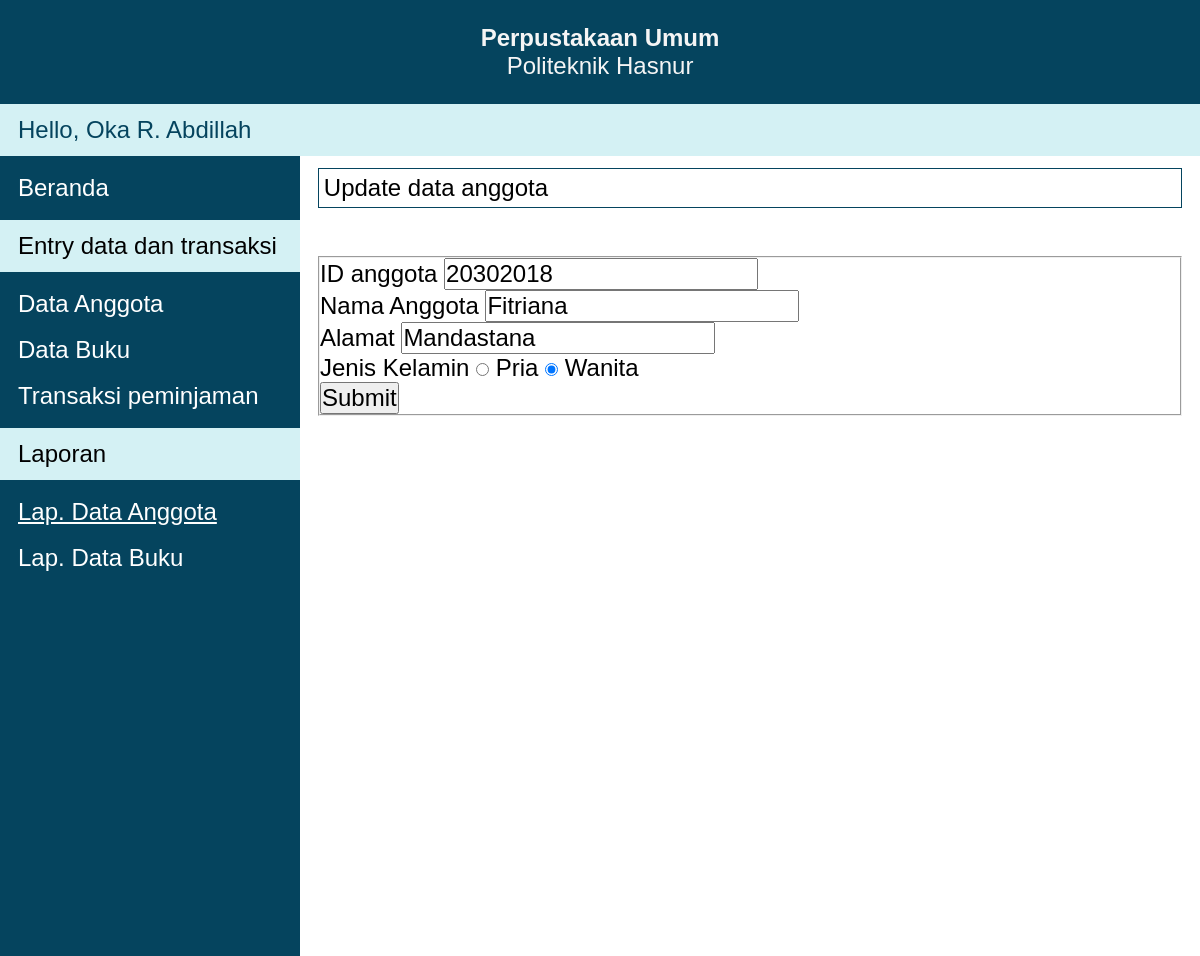
Screenshot of /pages/update/anggota.php?key=20302018 (signed in) with the database file from the repository.
### tables this page shows
CREATE TABLE `accounts` (
  `username` varchar(10) NOT NULL,
  `password` varchar(10) NOT NULL,
  `fullname` varchar(35) NOT NULL,
  PRIMARY KEY (`username`)
);

CREATE TABLE `anggota` (
  `id_anggota` int(10) NOT NULL,
  `nama` varchar(100) NOT NULL,
  `jenis_kelamin` varchar(100) NOT NULL,
  `alamat` text NOT NULL,
  PRIMARY KEY (`id_anggota`)
);

### getter/getProfile.php (called while the page is built)
<?php
function getProfile($conn) {
    $sql = "SELECT * FROM accounts";
    $res = mysqli_query($conn, $sql);
    return mysqli_fetch_assoc($res)["fullname"];
}

### getter/getAnggota.php (called while the page is built)
<?php
function getAnggota($conn, $key = false) {
    $sql = "SELECT * FROM anggota";
    if ($key !== false) $sql = "SELECT * FROM anggota WHERE id_anggota = '$key'";
    $res = mysqli_query($conn, $sql);
    $rows = [];
    while ( $row = mysqli_fetch_assoc($res) ) {
        array_push($rows, $row);
    }
    return $rows;
}

### pages/update/anggota.php (the view, shortened to what this page needs)
<?php
    require("../../connection.php");
    require("../../getter/getProfile.php");
    require("../../getter/getAnggota.php");
    if ( isset($_GET["key"]) ) $response = getAnggota($conn, $_GET["key"]);
?>
<!DOCTYPE html>
<html lang="en">
<head>
    <link rel="stylesheet" href="../../style/app.css">
    <link rel="stylesheet" href="https://unpkg.com/purecss@2.0.6/build/pure-min.css">
</head>
<body>
    <div class="app">
        <header>
            <h1>Perpustakaan Umum</h1>
            <p>Politeknik Hasnur</p>
            <div class="bottom-bar">
                <?php
                    echo "Hello, " . getProfile($conn);
                ?>
            </div>
        </header>
        <nav>
            <ul>
                <li>
                    <a href="../../index.php">Beranda</a>
                </li>
                <li>
                    <p class="nav-title">Entry data dan transaksi<p>
                </li>
                <li>
                    <a href="../inputDataAnggota.php">Data Anggota</a>
                </li>
                <li>
                    <a href="../inputDataBuku.php">Data Buku</a>
                </li>
                <li>
                    <a href="">Transaksi peminjaman</a>
                </li>
                <li>
                    <p class="nav-title">Laporan</p>
                </li>
                <li>
                    <a class="active" href="../laporanDataAnggota.php">Lap. Data Anggota</a>
                </li>
                <li>
                    <a href="../laporanDataBuku.php">Lap. Data Buku</a>
                </li>
            </ul>
        </nav>
        <main>
            <h1>Update data anggota</h1>
            <form method="post" class="pure-form pure-form-aligned">
                <fieldset>
                <?php
                  $id = $response[0]["id_anggota"];
                  $nama = $response[0]["nama"];
                  $alamat = $response[0]["alamat"];
                  $gender = $response[0]["jenis_kelamin"];
                  echo <<<EOT
                    <div class="pure-control-group">
                        <label for="id">ID anggota</label>
                        <input value="$id" type="text" id="id" name="id_anggota" placeholder="Masukkan id anggota" />
                    </div>
                    <div class="pure-control-group">
                        <label for="nama">Nama Anggota</label>
                        <input value="$nama" type="text" id="nama" name="nama_anggota" placeholder="Masukkan nama anggota" />
                    </div>
                    <div class="pure-control-group">
                        <label for="alamat">Alamat</label>
                        <input value="$alamat" type="text" id="alamat" name="alamat_anggota" placeholder="Masukkan alamat anggota" />
                    </div>
                    <div class="pure-control-group">
                        <div class="pure-form">
                            <label>Jenis Kelamin</label>
                            <input type="hidden" id="gender" value="$gender" />
                            <label for="checkbox-radio-option-two" class="pure-radio">
                                <input type="radio" id="checkbox-radio-option-two" name="jenis_kelamin" value="pria" /> Pria
                            </label>
                            <label for="checkbox-radio-option-three" class="pure-radio">
                                <input type="radio" id="checkbox-radio-option-three" name="jenis_kelamin" value="wanita" /> Wanita
                            </label>
                        </div>
                    </div>
                    <div class="pure-controls">
                        <button type="submit" name="updateAnggota" class="pure-button pure-button-primary">Submit</button>
                    </div>
                EOT;
                ?>
                </fieldset>
            </form>
        </main>
    </div>
</body>
</html>

### style/app.css (style rules this page uses)
* { margin: 0; padding: 0; font-size: 24px; font-family: Arial, Helvetica, sans-serif }
.app { display: grid; grid-template-columns: 300px auto; grid-template-rows: auto; grid-template-areas: "header header" "nav main" ; }
.app header { background-color: #05445E; text-align: center; color: whitesmoke; padding: 1rem 0 0; grid-area: header; }
.app header .bottom-bar { background-color: #D4F1F4; color: #05445E; padding: .5rem .75rem; text-align: left; margin-top: 1rem; }
.app nav { grid-area: nav; height: 100vh; background-color: #05445E; }
.app nav .active { text-decoration: underline; }
.app nav ul li { margin: .75rem 0; }
.app nav ul li a { text-decoration: none; color: white; padding: .5rem .75rem; transition: .3s ease; }
.app nav ul .nav-title { background-color: #D4F1F4; padding: .5rem .75rem; }
.app main { grid-area: main; padding: .5rem .75rem; }
.app main h1:first-child { font-weight: 400; border: 1px solid #05445E; padding: .2rem; margin-bottom: 2rem; font-size: 1rem; }

### rows the page displays
accounts: fullname "Oka R. Abdillah"
anggota: id_anggota "20302018", nama_anggota "Fitriana", alamat_anggota "Mandastana"
